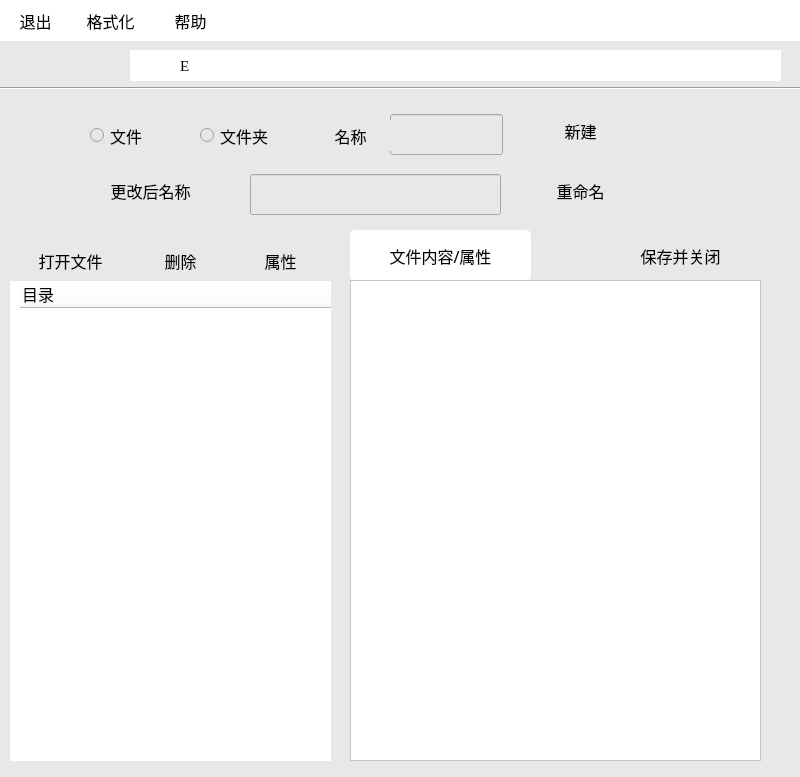
<?xml version="1.0" encoding="UTF-8"?>
<ui version="4.0">
 <class>MainWindow</class>
 <widget class="QWidget" name="MainWindow">
  <property name="geometry">
   <rect>
    <x>0</x>
    <y>0</y>
    <width>800</width>
    <height>777</height>
   </rect>
  </property>
  <property name="windowTitle">
   <string>FileManagement</string>
  </property>
  <property name="styleSheet">
   <string notr="true">background-color: rgb(232,232,232);</string>
  </property>
  <widget class="QPushButton" name="UpArrowButton">
   <property name="geometry">
    <rect>
     <x>0</x>
     <y>40</y>
     <width>121</width>
     <height>41</height>
    </rect>
   </property>
   <property name="styleSheet">
    <string notr="true">QPushButton {
    background-color: rgb(232,232,232);
	border-radius: 5px;
    border: none;
}
QPushButton:hover {
    background-color: rgb(222, 222, 222); 
}</string>
   </property>
   <property name="text">
    <string/>
   </property>
  </widget>
  <widget class="QFrame" name="frame">
   <property name="geometry">
    <rect>
     <x>0</x>
     <y>0</y>
     <width>801</width>
     <height>41</height>
    </rect>
   </property>
   <property name="styleSheet">
    <string notr="true">QFrame{
    background-color: white;
    border: none;
}</string>
   </property>
   <property name="frameShape">
    <enum>QFrame::StyledPanel</enum>
   </property>
   <property name="frameShadow">
    <enum>QFrame::Raised</enum>
   </property>
   <widget class="QPushButton" name="quit">
    <property name="geometry">
     <rect>
      <x>0</x>
      <y>0</y>
      <width>71</width>
      <height>41</height>
     </rect>
    </property>
    <property name="font">
     <font>
      <family>宋体</family>
      <pointsize>12</pointsize>
     </font>
    </property>
    <property name="styleSheet">
     <string notr="true">QPushButton {
    background-color:WHITE ;
	border-radius: 5px;
    border: none;
}
QPushButton:hover {
    background-color:rgb(248,248,248); 
}</string>
    </property>
    <property name="text">
     <string>退出</string>
    </property>
   </widget>
   <widget class="QPushButton" name="Format">
    <property name="geometry">
     <rect>
      <x>70</x>
      <y>0</y>
      <width>81</width>
      <height>41</height>
     </rect>
    </property>
    <property name="font">
     <font>
      <family>宋体</family>
      <pointsize>12</pointsize>
     </font>
    </property>
    <property name="styleSheet">
     <string notr="true">QPushButton {
    background-color:WHITE ;
	border-radius: 5px;
    border: none;
}
QPushButton:hover {
    background-color:rgb(248,248,248); 
}</string>
    </property>
    <property name="text">
     <string>格式化</string>
    </property>
   </widget>
   <widget class="QPushButton" name="help">
    <property name="geometry">
     <rect>
      <x>160</x>
      <y>0</y>
      <width>61</width>
      <height>41</height>
     </rect>
    </property>
    <property name="font">
     <font>
      <family>宋体</family>
      <pointsize>12</pointsize>
     </font>
    </property>
    <property name="styleSheet">
     <string notr="true">QPushButton {
    background-color:WHITE ;
	border-radius: 5px;
    border: none;
}
QPushButton:hover {
    background-color:rgb(248,248,248); 
}</string>
    </property>
    <property name="text">
     <string>帮助</string>
    </property>
   </widget>
  </widget>
  <widget class="Line" name="line">
   <property name="geometry">
    <rect>
     <x>0</x>
     <y>80</y>
     <width>801</width>
     <height>16</height>
    </rect>
   </property>
   <property name="styleSheet">
    <string notr="true">Line{
    background-color: rgb(217,217,217);
}</string>
   </property>
   <property name="orientation">
    <enum>Qt::Horizontal</enum>
   </property>
  </widget>
  <widget class="QFrame" name="frame_2">
   <property name="geometry">
    <rect>
     <x>130</x>
     <y>50</y>
     <width>651</width>
     <height>31</height>
    </rect>
   </property>
   <property name="styleSheet">
    <string notr="true">QFrame{
    background-color: white;
    border: none;
}</string>
   </property>
   <property name="frameShape">
    <enum>QFrame::StyledPanel</enum>
   </property>
   <property name="frameShadow">
    <enum>QFrame::Raised</enum>
   </property>
   <widget class="QLabel" name="computer">
    <property name="geometry">
     <rect>
      <x>0</x>
      <y>0</y>
      <width>41</width>
      <height>31</height>
     </rect>
    </property>
    <property name="text">
     <string/>
    </property>
   </widget>
   <widget class="QLabel" name="path">
    <property name="geometry">
     <rect>
      <x>50</x>
      <y>0</y>
      <width>601</width>
      <height>31</height>
     </rect>
    </property>
    <property name="font">
     <font>
      <family>Times New Roman</family>
      <pointsize>11</pointsize>
     </font>
    </property>
    <property name="text">
     <string>E </string>
    </property>
   </widget>
  </widget>
  <widget class="QFrame" name="catalog">
   <property name="geometry">
    <rect>
     <x>10</x>
     <y>280</y>
     <width>321</width>
     <height>481</height>
    </rect>
   </property>
   <property name="font">
    <font>
     <family>Agency FB</family>
     <pointsize>12</pointsize>
    </font>
   </property>
   <property name="styleSheet">
    <string notr="true">QFrame{
    background-color: white;
    border: none;
}</string>
   </property>
   <property name="frameShape">
    <enum>QFrame::StyledPanel</enum>
   </property>
   <property name="frameShadow">
    <enum>QFrame::Raised</enum>
   </property>
   <widget class="QTreeWidget" name="treeWidget">
    <property name="geometry">
     <rect>
      <x>10</x>
      <y>0</y>
      <width>311</width>
      <height>591</height>
     </rect>
    </property>
    <property name="font">
     <font>
      <family>Times New Roman</family>
      <pointsize>12</pointsize>
      <weight>50</weight>
      <bold>false</bold>
     </font>
    </property>
    <property name="styleSheet">
     <string notr="true"/>
    </property>
    <column>
     <property name="text">
      <string>目录</string>
     </property>
     <property name="font">
      <font>
       <family>Agency FB</family>
       <pointsize>12</pointsize>
      </font>
     </property>
    </column>
   </widget>
  </widget>
  <widget class="QPushButton" name="newfile">
   <property name="geometry">
    <rect>
     <x>530</x>
     <y>110</y>
     <width>101</width>
     <height>41</height>
    </rect>
   </property>
   <property name="font">
    <font>
     <family>宋体</family>
     <pointsize>12</pointsize>
    </font>
   </property>
   <property name="styleSheet">
    <string notr="true">QPushButton {
    background-color: rgb(232,232,232);
	border-radius: 0px;
    border: none;
}
QPushButton:hover {
    background-color: rgb(222, 222, 222); 
}</string>
   </property>
   <property name="text">
    <string>新建</string>
   </property>
  </widget>
  <widget class="QPushButton" name="delete_file">
   <property name="geometry">
    <rect>
     <x>130</x>
     <y>240</y>
     <width>101</width>
     <height>41</height>
    </rect>
   </property>
   <property name="font">
    <font>
     <family>宋体</family>
     <pointsize>12</pointsize>
    </font>
   </property>
   <property name="styleSheet">
    <string notr="true">QPushButton {
    background-color: rgb(232,232,232);
	border-radius: 0px;
    border: none;
}
QPushButton:hover {
    background-color: rgb(222, 222, 222); 
}</string>
   </property>
   <property name="text">
    <string>删除</string>
   </property>
  </widget>
  <widget class="QRadioButton" name="File">
   <property name="geometry">
    <rect>
     <x>90</x>
     <y>120</y>
     <width>81</width>
     <height>31</height>
    </rect>
   </property>
   <property name="font">
    <font>
     <family>Agency FB</family>
     <pointsize>12</pointsize>
    </font>
   </property>
   <property name="text">
    <string>文件</string>
   </property>
  </widget>
  <widget class="QRadioButton" name="Floder">
   <property name="geometry">
    <rect>
     <x>200</x>
     <y>120</y>
     <width>101</width>
     <height>31</height>
    </rect>
   </property>
   <property name="font">
    <font>
     <family>Agency FB</family>
     <pointsize>12</pointsize>
    </font>
   </property>
   <property name="text">
    <string>文件夹</string>
   </property>
  </widget>
  <widget class="QLineEdit" name="name">
   <property name="geometry">
    <rect>
     <x>390</x>
     <y>114</y>
     <width>113</width>
     <height>41</height>
    </rect>
   </property>
  </widget>
  <widget class="QLabel" name="label">
   <property name="geometry">
    <rect>
     <x>310</x>
     <y>120</y>
     <width>81</width>
     <height>31</height>
    </rect>
   </property>
   <property name="font">
    <font>
     <family>宋体</family>
     <pointsize>12</pointsize>
    </font>
   </property>
   <property name="text">
    <string>名称</string>
   </property>
   <property name="alignment">
    <set>Qt::AlignCenter</set>
   </property>
  </widget>
  <widget class="QPushButton" name="change_name">
   <property name="geometry">
    <rect>
     <x>530</x>
     <y>170</y>
     <width>101</width>
     <height>41</height>
    </rect>
   </property>
   <property name="font">
    <font>
     <family>宋体</family>
     <pointsize>12</pointsize>
    </font>
   </property>
   <property name="styleSheet">
    <string notr="true">QPushButton {
    background-color: rgb(232,232,232);
	border-radius: 0px;
    border: none;
}
QPushButton:hover {
    background-color: rgb(222, 222, 222); 
}</string>
   </property>
   <property name="text">
    <string>重命名</string>
   </property>
  </widget>
  <widget class="QLabel" name="label_2">
   <property name="geometry">
    <rect>
     <x>80</x>
     <y>170</y>
     <width>141</width>
     <height>41</height>
    </rect>
   </property>
   <property name="font">
    <font>
     <family>宋体</family>
     <pointsize>12</pointsize>
    </font>
   </property>
   <property name="text">
    <string>更改后名称</string>
   </property>
   <property name="alignment">
    <set>Qt::AlignCenter</set>
   </property>
  </widget>
  <widget class="QLineEdit" name="get_change_name">
   <property name="geometry">
    <rect>
     <x>250</x>
     <y>174</y>
     <width>251</width>
     <height>41</height>
    </rect>
   </property>
  </widget>
  <widget class="QPushButton" name="open_file">
   <property name="geometry">
    <rect>
     <x>10</x>
     <y>240</y>
     <width>121</width>
     <height>41</height>
    </rect>
   </property>
   <property name="font">
    <font>
     <family>宋体</family>
     <pointsize>12</pointsize>
    </font>
   </property>
   <property name="styleSheet">
    <string notr="true">QPushButton {
    background-color: rgb(232,232,232);
	border-radius: 0px;
    border: none;
}
QPushButton:hover {
    background-color: rgb(222, 222, 222); 
}</string>
   </property>
   <property name="text">
    <string>打开文件</string>
   </property>
  </widget>
  <widget class="QPushButton" name="file_property">
   <property name="geometry">
    <rect>
     <x>230</x>
     <y>240</y>
     <width>101</width>
     <height>41</height>
    </rect>
   </property>
   <property name="font">
    <font>
     <family>宋体</family>
     <pointsize>12</pointsize>
    </font>
   </property>
   <property name="styleSheet">
    <string notr="true">QPushButton {
    background-color: rgb(232,232,232);
	border-radius: 0px;
    border: none;
}
QPushButton:hover {
    background-color: rgb(222, 222, 222); 
}</string>
   </property>
   <property name="text">
    <string>属性</string>
   </property>
  </widget>
  <widget class="QPushButton" name="Format_2">
   <property name="geometry">
    <rect>
     <x>350</x>
     <y>230</y>
     <width>181</width>
     <height>51</height>
    </rect>
   </property>
   <property name="font">
    <font>
     <family>宋体</family>
     <pointsize>12</pointsize>
    </font>
   </property>
   <property name="styleSheet">
    <string notr="true">QPushButton {
    background-color:WHITE ;
	border-radius: 5px;
    border: none;
}</string>
   </property>
   <property name="text">
    <string>文件内容/属性</string>
   </property>
  </widget>
  <widget class="QPushButton" name="save">
   <property name="geometry">
    <rect>
     <x>600</x>
     <y>230</y>
     <width>161</width>
     <height>51</height>
    </rect>
   </property>
   <property name="font">
    <font>
     <family>宋体</family>
     <pointsize>12</pointsize>
    </font>
   </property>
   <property name="styleSheet">
    <string notr="true">QPushButton {
    background-color: rgb(232,232,232);
	border-radius: 0px;
    border: none;
}
QPushButton:hover {
    background-color: rgb(222, 222, 222); 
}</string>
   </property>
   <property name="text">
    <string>保存并关闭</string>
   </property>
  </widget>
  <widget class="QTextEdit" name="file_content">
   <property name="geometry">
    <rect>
     <x>350</x>
     <y>280</y>
     <width>411</width>
     <height>481</height>
    </rect>
   </property>
   <property name="font">
    <font>
     <family>Agency FB</family>
     <pointsize>12</pointsize>
    </font>
   </property>
   <property name="styleSheet">
    <string notr="true">background-color:white;</string>
   </property>
  </widget>
 </widget>
 <resources/>
 <connections/>
</ui>
